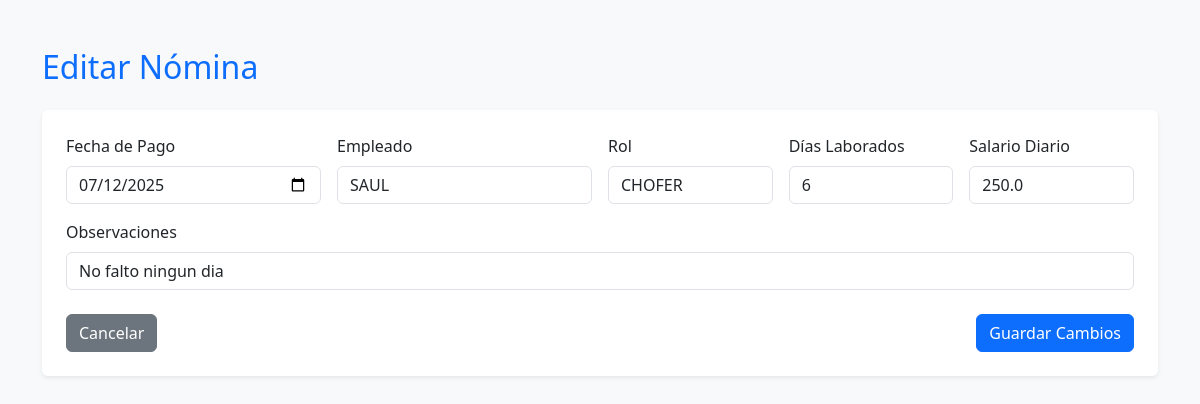
/editar_nomina/2, run on the app's committed database.
### tables this page shows
CREATE TABLE nominas (
    id INTEGER PRIMARY KEY AUTOINCREMENT,
    fecha_pago TEXT,
    empleado TEXT,
    rol TEXT,
    dias_laborados INTEGER,
    salario_diario REAL,
    observaciones TEXT
);

### app.py (the view)
@app.route('/editar_nomina/<int:id>', methods=['GET', 'POST'])
def editar_nomina(id):
    conn = sqlite3.connect('azul.db')
    c = conn.cursor()
    if request.method == 'POST':
        fecha_pago = request.form['fecha_pago']
        empleado = request.form['empleado']
        rol = request.form['rol']
        dias_laborados = int(request.form['dias_laborados'])
        salario_diario = float(request.form['salario_diario'])
        observaciones = request.form['observaciones']
        c.execute("""
            UPDATE nominas
            SET fecha_pago = ?, empleado = ?, rol = ?, dias_laborados = ?, salario_diario = ?, observaciones = ?
            WHERE id = ?
        """, (fecha_pago, empleado, rol, dias_laborados, salario_diario, observaciones, id))
        conn.commit()
        conn.close()
        return redirect(url_for('ver_nominas'))
    else:
        c.execute("SELECT * FROM nominas WHERE id = ?", (id,))
        registro = c.fetchone()
        conn.close()
        return render_template('editar_nomina.html', registro=registro)

### templates/editar_nomina.html (shortened to what this page needs)
<!DOCTYPE html>
<html lang="es">
<head>
    <link href="https://cdn.jsdelivr.net/npm/bootstrap@5.3.0/dist/css/bootstrap.min.css" rel="stylesheet">
</head>
<body class="bg-light">
<div class="container mt-5">
    <h2 class="text-primary mb-4">Editar Nómina</h2>
    <form action="{{ url_for('editar_nomina', id=registro[0]) }}" method="POST" class="bg-white p-4 rounded shadow-sm">
        <div class="row g-3">
            <div class="col-md-3">
                <label class="form-label">Fecha de Pago</label>
                <input type="date" name="fecha_pago" class="form-control" value="{{ registro[1] }}" required>
            </div>
            <div class="col-md-3">
                <label class="form-label">Empleado</label>
                <input type="text" name="empleado" class="form-control" value="{{ registro[2] }}" required>
            </div>
            <div class="col-md-2">
                <label class="form-label">Rol</label>
                <input type="text" name="rol" class="form-control" value="{{ registro[3] }}" required>
            </div>
            <div class="col-md-2">
                <label class="form-label">Días Laborados</label>
                <input type="number" name="dias_laborados" class="form-control" value="{{ registro[4] }}" required>
            </div>
            <div class="col-md-2">
                <label class="form-label">Salario Diario</label>
                <input type="number" step="0.01" name="salario_diario" class="form-control" value="{{ registro[5] }}" required>
            </div>
            <div class="col-md-12">
                <label class="form-label">Observaciones</label>
                <input type="text" name="observaciones" class="form-control" value="{{ registro[6] }}">
            </div>
        </div>
        <div class="mt-4 d-flex justify-content-between">
            <a href="{{ url_for('ver_nominas') }}" class="btn btn-secondary">Cancelar</a>
            <button type="submit" class="btn btn-primary">Guardar Cambios</button>
        </div>
    </form>
</div>
</body>
</html>

### data on the page
nominas: fecha_pago "07/12/2025", empleado "SAUL", rol "CHOFER", dias_laborados "6", salario_diario "250.0", observaciones "No falto ningun dia"
